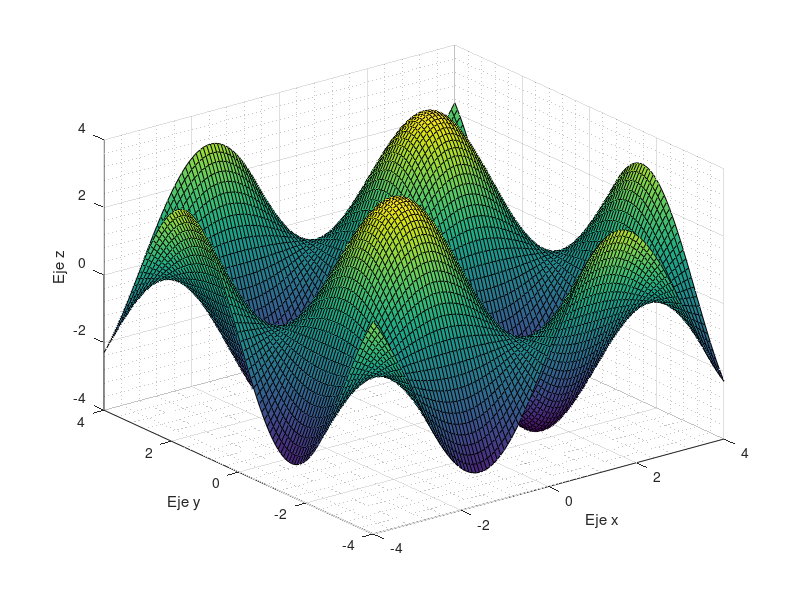

Here is the MATLAB script that generated this plot:
% Función para graficar 'n' o '~' cerros en tres dimensiones
function []=cerros(~)
      t = linspace(-4,4,100);
      [x,y] = meshgrid(t);
      z = 4.*sin(x).*sin(y); surf(x,y,z);
      xlabel('Eje x');
      ylabel('Eje y');
      zlabel('Eje z');
      grid minor
end

